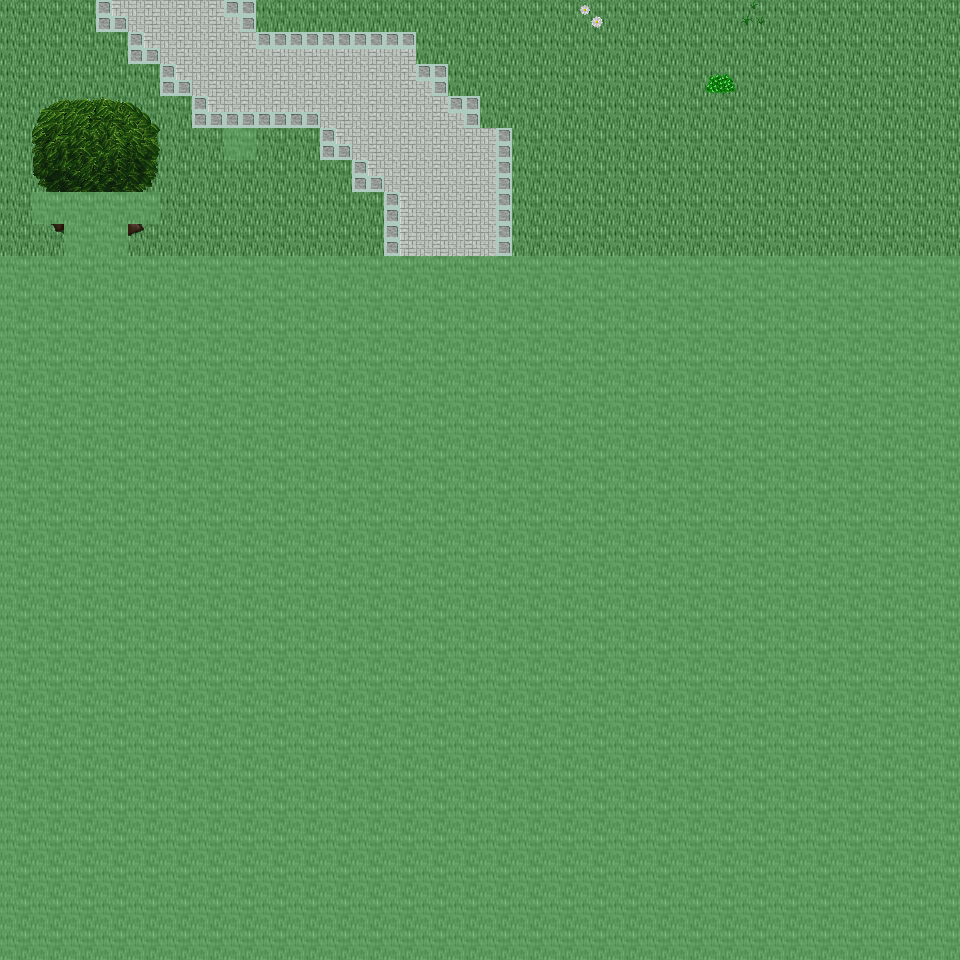

Below is a game level as drawn by its tile map, then a one-line description and the .tmx that defines it (tile-layer data replaced by summaries):
An orthogonal 30x30 tile map with 32x32 px tiles, 6 tile layers (Ground, Object, Object2, Above, ...), 44 tilesets and 3 objects (3x mapchange).

<map version="1.0" orientation="orthogonal" renderorder="right-down" width="30" height="30" tilewidth="32" tileheight="32" nextobjectid="4">
  <tileset firstgid="1" name="tileset_ground_ground" tilewidth="32" tileheight="32" tilecount="33" columns="3">
    <image source="../drawable/tileset_ground_ground.png" width="96" height="352" />
  </tileset>
  <tileset firstgid="34" name="tileset_ground_ground_2" tilewidth="32" tileheight="32" tilecount="4" columns="4">
    <image source="../drawable/tileset_ground_ground_2.png" width="128" height="32" />
  </tileset>
  <tileset firstgid="38" name="tileset_ground_ridge_earth_dark" tilewidth="32" tileheight="32" tilecount="96" columns="12">
    <image source="../drawable/tileset_ground_ridge_earth_dark.png" width="384" height="256" />
  </tileset>
  <tileset firstgid="134" name="tileset_plant_grasses" tilewidth="32" tileheight="32" tilecount="6" columns="3">
    <image source="../drawable/tileset_plant_grasses.png" width="96" height="64" />
  </tileset>
  <tileset firstgid="140" name="tileset_plant_bush_bushes" tilewidth="32" tileheight="32" tilecount="10" columns="5">
    <image source="../drawable/tileset_plant_bush_bushes.png" width="160" height="64" />
  </tileset>
  <tileset firstgid="150" name="tileset_plant_flower_daisy_white" tilewidth="32" tileheight="32" tilecount="8" columns="2">
    <image source="../drawable/tileset_plant_flower_daisy_white.png" width="64" height="128" />
  </tileset>
  <tileset firstgid="158" name="tileset_building_fence_fence_chunky" tilewidth="32" tileheight="32" tilecount="21" columns="3">
    <image source="../drawable/tileset_building_fence_fence_chunky.png" width="96" height="224" />
  </tileset>
  <tileset firstgid="179" name="tileset_ground_rock_rocks_2" tilewidth="32" tileheight="32" tilecount="4" columns="2">
    <image source="../drawable/tileset_ground_rock_rocks_2.png" width="64" height="64" />
  </tileset>
  <tileset firstgid="183" name="tileset_building_roof_green" tilewidth="32" tileheight="32" tilecount="20" columns="5">
    <image source="../drawable/tileset_building_roof_green.png" width="160" height="128" />
  </tileset>
  <tileset firstgid="203" name="tileset_building_wall_wall_brown" tilewidth="32" tileheight="32" tilecount="12" columns="3">
    <image source="../drawable/tileset_building_wall_wall_brown.png" width="96" height="128" />
  </tileset>
  <tileset firstgid="215" name="tileset_plant_flower_daisy_red" tilewidth="32" tileheight="32" tilecount="8" columns="2">
    <image source="../drawable/tileset_plant_flower_daisy_red.png" width="64" height="128" />
  </tileset>
  <tileset firstgid="223" name="tileset_item_corpse_huge_animal" tilewidth="32" tileheight="32" tilecount="16" columns="2">
    <image source="../drawable/tileset_item_corpse_huge_animal.png" width="64" height="256" />
  </tileset>
  <tileset firstgid="239" name="tileset_plant_stump_rectangular" tilewidth="32" tileheight="32" tilecount="4" columns="2">
    <image source="../drawable/tileset_plant_stump_rectangular.png" width="64" height="64" />
  </tileset>
  <tileset firstgid="243" name="tileset_ground_rock_pebbles" tilewidth="32" tileheight="32" tilecount="3" columns="1">
    <image source="../drawable/tileset_ground_rock_pebbles.png" width="32" height="96" />
  </tileset>
  <tileset firstgid="246" name="tileset_plant_tree_tree_green" tilewidth="32" tileheight="32" tilecount="88" columns="8">
    <image source="../drawable/tileset_plant_tree_tree_green.png" width="256" height="352" />
  </tileset>
  <tileset firstgid="334" name="tileset_item_pot_dark_barrel" tilewidth="32" tileheight="32" tilecount="2" columns="1">
    <image source="../drawable/tileset_item_pot_dark_barrel.png" width="32" height="64" />
  </tileset>
  <tileset firstgid="336" name="tileset_plant_leaves" tilewidth="32" tileheight="32" tilecount="8" columns="4">
    <image source="../drawable/tileset_plant_leaves.png" width="128" height="64" />
  </tileset>
  <tileset firstgid="344" name="tileset_item_statue_cross" tilewidth="32" tileheight="32" tilecount="1" columns="1">
    <image source="../drawable/tileset_item_statue_cross.png" width="32" height="32" />
  </tileset>
  <tileset firstgid="345" name="tileset_ground_ladder_vertical_dark" tilewidth="32" tileheight="32" tilecount="3" columns="3">
    <image source="../drawable/tileset_ground_ladder_vertical_dark.png" width="96" height="32" />
  </tileset>
  <tileset firstgid="348" name="tileset_furniture_light_dark_torch" tilewidth="32" tileheight="32" tilecount="8" columns="2">
    <image source="../drawable/tileset_furniture_light_dark_torch.png" width="64" height="128" />
  </tileset>
  <tileset firstgid="356" name="tileset_building_door_door_n" tilewidth="32" tileheight="32" tilecount="6" columns="3">
    <image source="../drawable/tileset_building_door_door_n.png" width="96" height="64" />
  </tileset>
  <tileset firstgid="362" name="tileset_building_window_window_long" tilewidth="32" tileheight="32" tilecount="3" columns="3">
    <image source="../drawable/tileset_building_window_window_long.png" width="96" height="32" />
  </tileset>
  <tileset firstgid="365" name="tileset_building_roof_yellow" tilewidth="32" tileheight="32" tilecount="20" columns="5">
    <image source="../drawable/tileset_building_roof_yellow.png" width="160" height="128" />
  </tileset>
  <tileset firstgid="385" name="tileset_plant_vine" tilewidth="32" tileheight="32" tilecount="3" columns="1">
    <image source="../drawable/tileset_plant_vine.png" width="32" height="96" />
  </tileset>
  <tileset firstgid="388" name="tileset_logic_collision" tilewidth="32" tileheight="32" tilecount="1" columns="1">
    <image source="../drawable/tileset_logic_collision.png" width="32" height="32" />
  </tileset>
  <tileset firstgid="389" name="tileset_ground_green_paving" tilewidth="32" tileheight="32" tilecount="18" columns="3">
    <image source="../drawable/tileset_ground_green_paving.png" width="96" height="192" />
  </tileset>
  <tileset firstgid="407" name="tileset_ground_grass_2" tilewidth="32" tileheight="32" tilecount="21" columns="3">
    <image source="../drawable/tileset_ground_grass_2.png" width="96" height="224" />
  </tileset>
  <tileset firstgid="428" name="tileset_ground_earth_edges" tilewidth="32" tileheight="32" tilecount="18" columns="6">
    <image source="../drawable/tileset_ground_earth_edges.png" width="192" height="96" />
  </tileset>
  <tileset firstgid="446" name="tileset_ground_grass_corners" tilewidth="32" tileheight="32" tilecount="24" columns="6">
    <image source="../drawable/tileset_ground_grass_corners.png" width="192" height="128" />
  </tileset>
  <tileset firstgid="470" name="tileset_ground_earth_edges_yellowgreen" tilewidth="32" tileheight="32" tilecount="15" columns="5">
    <image source="../drawable/tileset_ground_earth_edges_yellowgreen.png" width="160" height="96" />
  </tileset>
  <tileset firstgid="485" name="tileset_ground_water_pool" tilewidth="32" tileheight="32" tilecount="72" columns="3">
    <image source="../drawable/tileset_ground_water_pool.png" width="96" height="768" />
  </tileset>
  <tileset firstgid="557" name="tileset_building_house_pink_blue" tilewidth="32" tileheight="32" tilecount="99" columns="11">
    <image source="../drawable/tileset_building_house_pink_blue.png" width="352" height="288" />
  </tileset>
  <tileset firstgid="656" name="tileset_plant_flower_foxgloves" tilewidth="32" tileheight="32" tilecount="4" columns="2">
    <image source="../drawable/tileset_plant_flower_foxgloves.png" width="64" height="64" />
  </tileset>
  <tileset firstgid="660" name="tileset_plant_tree_evergreen" tilewidth="32" tileheight="32" tilecount="36" columns="3">
    <image source="../drawable/tileset_plant_tree_evergreen.png" width="96" height="384" />
  </tileset>
  <tileset firstgid="696" name="tileset_plant_tree_spruce" tilewidth="32" tileheight="32" tilecount="6" columns="2">
    <image source="../drawable/tileset_plant_tree_spruce.png" width="64" height="96" />
  </tileset>
  <tileset firstgid="702" name="tileset_plant_bush_large_green" tilewidth="32" tileheight="32" tilecount="9" columns="3">
    <image source="../drawable/tileset_plant_bush_large_green.png" width="96" height="96" />
  </tileset>
  <tileset firstgid="711" name="tileset_plant_stump_hollow_logs" tilewidth="32" tileheight="32" tilecount="6" columns="3">
    <image source="../drawable/tileset_plant_stump_hollow_logs.png" width="96" height="64" />
  </tileset>
  <tileset firstgid="717" name="tileset_plant_stump_small_stump" tilewidth="32" tileheight="32" tilecount="4" columns="2">
    <image source="../drawable/tileset_plant_stump_small_stump.png" width="64" height="64" />
  </tileset>
  <tileset firstgid="721" name="tileset_plant_bush_bush_pinks" tilewidth="32" tileheight="32" tilecount="4" columns="2">
    <image source="../drawable/tileset_plant_bush_bush_pinks.png" width="64" height="64" />
  </tileset>
  <tileset firstgid="725" name="tileset_building_outhouse" tilewidth="32" tileheight="32" tilecount="12" columns="3">
    <image source="../drawable/tileset_building_outhouse.png" width="96" height="128" />
  </tileset>
  <tileset firstgid="737" name="tileset_item_pot_wooden_bins" tilewidth="32" tileheight="32" tilecount="4" columns="2">
    <image source="../drawable/tileset_item_pot_wooden_bins.png" width="64" height="64" />
  </tileset>
  <tileset firstgid="741" name="tileset_ground_dry_grass" tilewidth="32" tileheight="32" tilecount="54" columns="9">
    <image source="../drawable/tileset_ground_dry_grass.png" width="288" height="192" />
  </tileset>
  <tileset firstgid="795" name="tileset_ground_grass_edges" tilewidth="32" tileheight="32" tilecount="36" columns="12">
    <image source="../drawable/tileset_ground_grass_edges.png" width="384" height="96" />
  </tileset>
  <tileset firstgid="831" name="tileset_building_huts" tilewidth="32" tileheight="32" tilecount="338" columns="26">
    <image source="../drawable/tileset_building_huts.png" width="832" height="416" />
  </tileset>
  <layer name="Ground" width="30" height="30">
    <data>[900 cells, 240 non-empty, 3 distinct tile ids]</data>
  </layer>
  <layer name="Object" width="30" height="30">
    <data>[900 cells, 33 non-empty, 16 distinct tile ids]</data>
  </layer>
  <layer name="Object2" width="30" height="30">
    <data>[900 cells, 0 non-empty, 0 distinct tile ids]</data>
  </layer>
  <layer name="Above" width="30" height="30">
    <data>[900 cells, 10 non-empty, 10 distinct tile ids]</data>
  </layer>
  <layer name="Above2" width="30" height="30">
    <data>[900 cells, 4 non-empty, 4 distinct tile ids]</data>
  </layer>
  <layer name="Walkable" width="30" height="30">
    <data>[900 cells, 667 non-empty, 1 distinct tile ids]</data>
  </layer>
  <objectgroup name="MapEvents">
    <object id="1" name="north" type="mapchange" x="0" y="0" width="960" height="32">
      <properties>
        <property name="map" value="0_ados_mountain_n2_w2_x2_y3" />
        <property name="place" value="south" />
      </properties>
    </object>
    <object id="2" name="west" type="mapchange" x="0" y="0" width="32" height="256">
      <properties>
        <property name="map" value="0_ados_mountain_n2_w2_x1_y4" />
        <property name="place" value="east" />
      </properties>
    </object>
    <object id="3" name="east" type="mapchange" x="928" y="0" width="32" height="256">
      <properties>
        <property name="map" value="0_ados_mountain_n2_w2_x3_y4" />
        <property name="place" value="west" />
      </properties>
    </object>
  </objectgroup>
</map>
